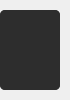
        <widget class="QFrame" name="fr_content_left_menu">
         <property name="minimumSize">
          <size>
           <width>0</width>
           <height>0</height>
          </size>
         </property>
         <property name="maximumSize">
          <size>
           <width>70</width>
           <height>16777215</height>
          </size>
         </property>
         <property name="frameShape">
          <enum>QFrame::NoFrame</enum>
         </property>
         <property name="frameShadow">
          <enum>QFrame::Raised</enum>
         </property>
         <layout class="QVBoxLayout" name="verticalLayout_2">
          <property name="spacing">
           <number>0</number>
          </property>
          <property name="leftMargin">
           <number>0</number>
          </property>
          <property name="topMargin">
           <number>10</number>
          </property>
          <property name="rightMargin">
           <number>10</number>
          </property>
          <property name="bottomMargin">
           <number>10</number>
          </property>
          <item>
           <widget class="QFrame" name="fr_left_menu">
            <property name="maximumSize">
             <size>
              <width>70</width>
              <height>600</height>
             </size>
            </property>
            <property name="cursor">
             <cursorShape>ArrowCursor</cursorShape>
            </property>
            <property name="styleSheet">
             <string notr="true">background-color: rgb(45, 45, 45);
/*background-color: rgb(85, 170, 255);*/
border-radius: 5px;</string>
            </property>
            <property name="frameShape">
             <enum>QFrame::NoFrame</enum>
            </property>
            <property name="frameShadow">
             <enum>QFrame::Raised</enum>
            </property>
            <layout class="QVBoxLayout" name="verticalLayout_3">
             <property name="spacing">
              <number>0</number>
             </property>
             <property name="leftMargin">
              <number>0</number>
             </property>
             <property name="topMargin">
              <number>0</number>
             </property>
             <property name="rightMargin">
              <number>0</number>
             </property>
             <property name="bottomMargin">
              <number>0</number>
             </property>
             <item>
              <widget class="QFrame" name="fr_left_menu_top">
               <property name="minimumSize">
                <size>
                 <width>60</width>
                 <height>0</height>
                </size>
               </property>
               <property name="styleSheet">
                <string notr="true"/>
               </property>
               <property name="frameShape">
                <enum>QFrame::NoFrame</enum>
               </property>
               <property name="frameShadow">
                <enum>QFrame::Raised</enum>
               </property>
               <widget class="QPushButton" name="btn_home">
                <property name="geometry">
                 <rect>
                  <x>14</x>
                  <y>68</y>
                  <width>32</width>
                  <height>32</height>
                 </rect>
                </property>
                <property name="maximumSize">
                 <size>
                  <width>32</width>
                  <height>32</height>
                 </size>
                </property>
                <property name="cursor">
                 <cursorShape>PointingHandCursor</cursorShape>
                </property>
                <property name="styleSheet">
                 <string notr="true">QPushButton{
	border-radius: 5px;
	background-image: url(:/home/graph-home-white-32x32.svg);
	background-position: center;
	background-repeat: no-repeat;
}
QPushButton:hover{
	background-image: url(:/home/graph-home-green-32x32.svg);
}</string>
                </property>
                <property name="text">
                 <string/>
                </property>
               </widget>
               <widget class="QPushButton" name="btn_add">
                <property name="geometry">
                 <rect>
                  <x>14</x>
                  <y>18</y>
                  <width>32</width>
                  <height>32</height>
                 </rect>
                </property>
                <property name="maximumSize">
                 <size>
                  <width>35</width>
                  <height>35</height>
                 </size>
                </property>
                <property name="cursor">
                 <cursorShape>PointingHandCursor</cursorShape>
                </property>
                <property name="styleSheet">
                 <string notr="true">QPushButton{
	border-radius: 5px;
	background-image: url(:/add/add-white-32x32.svg);
	background-position: center;
	background-repeat: no-repeat;
}
QPushButton:hover{
	background-image: url(:/add/add-green-32x32.svg);
}</string>
                </property>
                <property name="text">
                 <string/>
                </property>
               </widget>
               <widget class="QPushButton" name="btn_transactions">
                <property name="geometry">
                 <rect>
                  <x>14</x>
                  <y>218</y>
                  <width>32</width>
                  <height>32</height>
                 </rect>
                </property>
                <property name="maximumSize">
                 <size>
                  <width>32</width>
                  <height>32</height>
                 </size>
                </property>
                <property name="cursor">
                 <cursorShape>PointingHandCursor</cursorShape>
                </property>
                <property name="styleSheet">
                 <string notr="true">QPushButton{
	border-radius: 5px;
	background-image: url(:/money/graph-total-white-32x32.svg);
	background-position: center;
	background-repeat: no-repeat;
}
QPushButton:hover{
	background-image: url(:/money/graph-total-green-32x32.svg);
}</string>
                </property>
                <property name="text">
                 <string/>
                </property>
               </widget>
               <widget class="QPushButton" name="btn_revenue">
                <property name="geometry">
                 <rect>
                  <x>14</x>
                  <y>118</y>
                  <width>32</width>
                  <height>32</height>
                 </rect>
                </property>
                <property name="minimumSize">
                 <size>
                  <width>32</width>
                  <height>32</height>
                 </size>
                </property>
                <property name="maximumSize">
                 <size>
                  <width>32</width>
                  <height>32</height>
                 </size>
                </property>
                <property name="cursor">
                 <cursorShape>PointingHandCursor</cursorShape>
                </property>
                <property name="styleSheet">
                 <string notr="true">QPushButton{
	border-radius: 5px;	
	background-image: url(:/money/stat-up-white-32x32.svg);
	background-position: center;
	background-repeat: no-repeat;
}
QPushButton:hover{
	background-image: url(:/money/stat-up-green-32x32.svg);
}</string>
                </property>
                <property name="text">
                 <string/>
                </property>
               </widget>
               <widget class="QPushButton" name="btn_expenses">
                <property name="geometry">
                 <rect>
                  <x>14</x>
                  <y>168</y>
                  <width>32</width>
                  <height>32</height>
                 </rect>
                </property>
                <property name="maximumSize">
                 <size>
                  <width>32</width>
                  <height>32</height>
                 </size>
                </property>
                <property name="cursor">
                 <cursorShape>PointingHandCursor</cursorShape>
                </property>
                <property name="styleSheet">
                 <string notr="true">QPushButton{
	border-radius: 5px;	
	background-image: url(:/money/stat-down-white-32x32.svg);
	background-position: center;
	background-repeat: no-repeat;
}
QPushButton:hover{
	background-image: url(:/money/stat-down-green-32x32.svg);
}</string>
                </property>
                <property name="text">
                 <string/>
                </property>
               </widget>
              </widget>
             </item>
             <item>
              <widget class="QFrame" name="fr_left_menu_button">
               <property name="minimumSize">
                <size>
                 <width>60</width>
                 <height>0</height>
                </size>
               </property>
               <property name="maximumSize">
                <size>
                 <width>16777215</width>
                 <height>120</height>
                </size>
               </property>
               <property name="frameShape">
                <enum>QFrame::NoFrame</enum>
               </property>
               <property name="frameShadow">
                <enum>QFrame::Raised</enum>
               </property>
               <layout class="QVBoxLayout" name="verticalLayout_4">
                <property name="spacing">
                 <number>0</number>
                </property>
                <property name="leftMargin">
                 <number>14</number>
                </property>
                <property name="topMargin">
                 <number>0</number>
                </property>
                <property name="rightMargin">
                 <number>0</number>
                </property>
                <property name="bottomMargin">
                 <number>0</number>
                </property>
                <item>
                 <widget class="QPushButton" name="btn_user">
                  <property name="maximumSize">
                   <size>
                    <width>32</width>
                    <height>32</height>
                   </size>
                  </property>
                  <property name="cursor">
                   <cursorShape>PointingHandCursor</cursorShape>
                  </property>
                  <property name="styleSheet">
                   <string notr="true">QPushButton{
	border-radius: 5px;
	background-image: url(:/user/user-white-32x32.svg);
	background-position: center;
	background-repeat: no-repeat;
}
QPushButton:hover{
	background-image: url(:/user/user-green-32x32.svg);
}</string>
                  </property>
                  <property name="text">
                   <string/>
                  </property>
                 </widget>
                </item>
                <item>
                 <widget class="QPushButton" name="btn_settings">
                  <property name="maximumSize">
                   <size>
                    <width>32</width>
                    <height>32</height>
                   </size>
                  </property>
                  <property name="cursor">
                   <cursorShape>PointingHandCursor</cursorShape>
                  </property>
                  <property name="styleSheet">
                   <string notr="true">QPushButton{
	border-radius: 5px;
	background-image: url(:/settings/settings-white-32x32.svg);
	background-position: center;
	background-repeat: no-repeat;
}
QPushButton:hover{
	background-image: url(:/settings/settings-green-32x32.svg);
}
</string>
                  </property>
                  <property name="text">
                   <string/>
                  </property>
                 </widget>
                </item>
               </layout>
              </widget>
             </item>
            </layout>
           </widget>
          </item>
         </layout>
        </widget>
